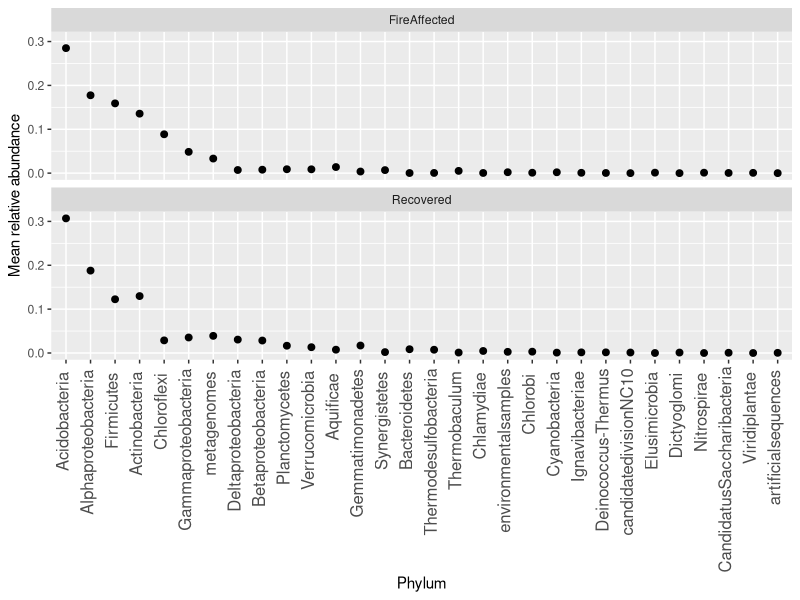

R code for this plot:
#load
library(dplyr)
library(ggplot2)
library(reshape2)

#read in abundance data
data=read.csv("rplB_taxon_abundance_cen.csv")

#group data
grouped=group_by(data, Site, Taxon)

#decast for abundance check
dcast=acast(grouped, Taxon ~ Site, value.var = "Fraction.Abundance")

#call na's zeros
dcast[is.na(dcast)] =0

#order based on abundance
order.dcast=dcast[order(rowSums(dcast),decreasing=TRUE),]

#melt data
melt=melt(order.dcast,id.vars=row.names(order.dcast), variable.name= "Site", value.name="Fraction.Abundance" )

#adjust colnames of melt
colnames(melt)=c("Taxon", "Site", "Fraction.Abundance")

#read in metadata
meta=read.delim("Centralia_full_map.txt", sep=" ")

#join metadata with regular data
joined=inner_join(melt, meta, by="Site")

#average by fire history
#group data
grouped2=group_by(joined, Taxon, Classification)

#calculate
history=summarise(grouped2, N=length(Fraction.Abundance), Average=mean(Fraction.Abundance))

#plot
ggplot(history, aes(x=Taxon, y=Average)) +
  geom_point(size=2) +
  facet_wrap(~Classification, ncol = 1) +
  labs(x="Phylum", y="Mean relative abundance")+
  theme(axis.text.x = element_text(angle = 90, size = 12, hjust=0.95,vjust=0.2)) 
